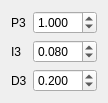
                 <widget class="QWidget" name="gridLayoutWidget_21">
                  <property name="geometry">
                   <rect>
                    <x>360</x>
                    <y>290</y>
                    <width>91</width>
                    <height>91</height>
                   </rect>
                  </property>
                  <layout class="QGridLayout" name="gridLayout_28">
                   <item row="1" column="0">
                    <widget class="QLabel" name="label_145">
                     <property name="font">
                      <font>
                       <pointsize>9</pointsize>
                       <weight>50</weight>
                       <italic>false</italic>
                       <bold>false</bold>
                      </font>
                     </property>
                     <property name="text">
                      <string>I3</string>
                     </property>
                    </widget>
                   </item>
                   <item row="2" column="0">
                    <widget class="QLabel" name="label_146">
                     <property name="font">
                      <font>
                       <pointsize>9</pointsize>
                       <weight>50</weight>
                       <italic>false</italic>
                       <bold>false</bold>
                      </font>
                     </property>
                     <property name="text">
                      <string>D3</string>
                     </property>
                    </widget>
                   </item>
                   <item row="0" column="0">
                    <widget class="QLabel" name="label_147">
                     <property name="font">
                      <font>
                       <pointsize>9</pointsize>
                       <weight>50</weight>
                       <italic>false</italic>
                       <bold>false</bold>
                      </font>
                     </property>
                     <property name="text">
                      <string>P3</string>
                     </property>
                    </widget>
                   </item>
                   <item row="2" column="1">
                    <widget class="QDoubleSpinBox" name="doubleSpinBoxD3Misi_4">
                     <property name="font">
                      <font>
                       <pointsize>9</pointsize>
                       <weight>50</weight>
                       <italic>false</italic>
                       <bold>false</bold>
                      </font>
                     </property>
                     <property name="decimals">
                      <number>3</number>
                     </property>
                     <property name="value">
                      <double>0.200000000000000</double>
                     </property>
                    </widget>
                   </item>
                   <item row="0" column="1">
                    <widget class="QDoubleSpinBox" name="doubleSpinBoxP3Misi_4">
                     <property name="font">
                      <font>
                       <pointsize>9</pointsize>
                       <weight>50</weight>
                       <italic>false</italic>
                       <bold>false</bold>
                      </font>
                     </property>
                     <property name="decimals">
                      <number>3</number>
                     </property>
                     <property name="value">
                      <double>1.000000000000000</double>
                     </property>
                    </widget>
                   </item>
                   <item row="1" column="1">
                    <widget class="QDoubleSpinBox" name="doubleSpinBoxI3Misi_4">
                     <property name="font">
                      <font>
                       <pointsize>9</pointsize>
                       <weight>50</weight>
                       <italic>false</italic>
                       <bold>false</bold>
                      </font>
                     </property>
                     <property name="decimals">
                      <number>3</number>
                     </property>
                     <property name="value">
                      <double>0.080000000000000</double>
                     </property>
                    </widget>
                   </item>
                  </layout>
                 </widget>
